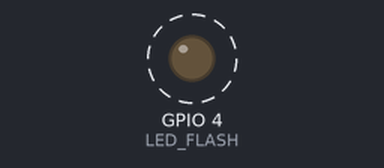
This program was run on a simulated ESP32. Parts: output pins drawn as LEDs (lit = HIGH). Dashed ring = blinking. EEPROM starts erased; what the program prints to the serial monitor is not drawn.

Above: at 1.7 s.
Timing chart, 0 to 4.0 s (numbered marks = the images above):
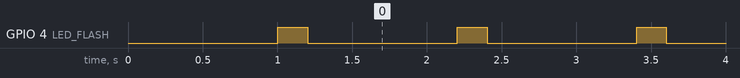

Measured:
- by itself, GPIO 4 (LED_FLASH): alternates HIGH for 0.20 s and LOW for 1.0 s

The program:

main.cpp
```cpp
/**
 * Leccion 01 - Blink: el "hola mundo" de la ESP32-CAM.
 *
 * Hace parpadear el LED blanco del flash (al lado de la camara) y escribe en el
 * monitor serie. Sirve para comprobar que la cadena completa funciona: cable,
 * driver USB, carga del programa y monitor.
 */

#include <Arduino.h>
#include <panel.h>

// --- Parte 1: constantes y parametros ----------------------------------------
// El LED blanco grande (el "flash" de la camara) esta en el GPIO 4.
// Logica normal: HIGH = encendido, LOW = apagado.
const int LED_FLASH = 4;

// Parametros: valores que se pueden cambiar desde el panel SIN recompilar.
// Encendido corto y apagado largo: el flash es MUY brillante y se calienta.
const long& ENCENDIDO_MS = panel::parametro("ENCENDIDO_MS", 200, 20, 3000, "Tiempo encendido (ms)");
const long& APAGADO_MS = panel::parametro("APAGADO_MS", 1000, 20, 5000, "Tiempo apagado (ms)");

// --- Parte 2: setup() corre UNA vez al encender o resetear -------------------
void setup() {
    Serial.begin(921600);  // debe coincidir con monitor_speed de platformio.ini
    delay(1000);           // tiempo para que abras el monitor y no pierdas el saludo
    panel::iniciar("01_blink");
    panel::parte(2);

    Serial.println();
    Serial.println("================================");
    Serial.println("  ESP32-CAM - Leccion 01: Blink");
    Serial.println("================================");
    Serial.printf("Chip: %s rev %d, %d nucleos, %d MHz\n",
                  ESP.getChipModel(), ESP.getChipRevision(),
                  ESP.getChipCores(), ESP.getCpuFreqMHz());
    Serial.printf("PSRAM: %s (%u bytes)\n",
                  psramFound() ? "SI" : "NO", (unsigned)ESP.getPsramSize());

    pinMode(LED_FLASH, OUTPUT);
}

// loop() se repite para siempre. Lo dividimos en dos partes para seguirlo paso a paso.
void loop() {
    // --- Parte 3: encender -------------------------------------------------------
    panel::parte(3);
    digitalWrite(LED_FLASH, HIGH);
    Serial.println("LED encendido");
    delay(ENCENDIDO_MS);

    // --- Parte 4: apagar ---------------------------------------------------------
    panel::parte(4);
    digitalWrite(LED_FLASH, LOW);
    Serial.println("LED apagado");
    delay(APAGADO_MS);
}
```
